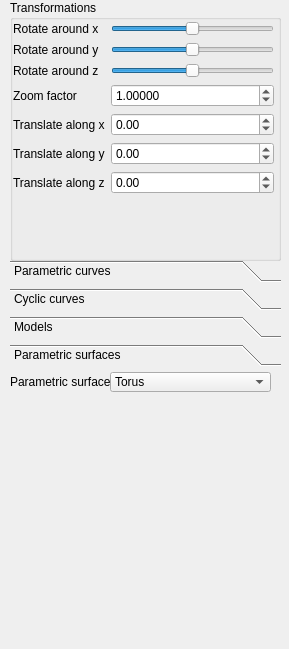
<?xml version="1.0" encoding="UTF-8"?>
<ui version="4.0">
 <class>SideWidget</class>
 <widget class="QWidget" name="SideWidget">
  <property name="geometry">
   <rect>
    <x>0</x>
    <y>0</y>
    <width>289</width>
    <height>649</height>
   </rect>
  </property>
  <property name="sizePolicy">
   <sizepolicy hsizetype="Fixed" vsizetype="Preferred">
    <horstretch>0</horstretch>
    <verstretch>0</verstretch>
   </sizepolicy>
  </property>
  <property name="minimumSize">
   <size>
    <width>269</width>
    <height>0</height>
   </size>
  </property>
  <property name="windowTitle">
   <string>Form</string>
  </property>
  <widget class="QGroupBox" name="groupBox">
   <property name="geometry">
    <rect>
     <x>10</x>
     <y>0</y>
     <width>271</width>
     <height>261</height>
    </rect>
   </property>
   <property name="title">
    <string>Transformations</string>
   </property>
   <widget class="QWidget" name="layoutWidget">
    <property name="geometry">
     <rect>
      <x>3</x>
      <y>21</y>
      <width>261</width>
      <height>230</height>
     </rect>
    </property>
    <layout class="QFormLayout" name="formLayout">
     <item row="0" column="0">
      <widget class="QLabel" name="label">
       <property name="text">
        <string>Rotate around x</string>
       </property>
       <property name="buddy">
        <cstring>rotate_x_slider</cstring>
       </property>
      </widget>
     </item>
     <item row="0" column="1">
      <widget class="QSlider" name="rotate_x_slider">
       <property name="minimum">
        <number>-180</number>
       </property>
       <property name="maximum">
        <number>180</number>
       </property>
       <property name="orientation">
        <enum>Qt::Horizontal</enum>
       </property>
      </widget>
     </item>
     <item row="1" column="0">
      <widget class="QLabel" name="label_2">
       <property name="text">
        <string>Rotate around y</string>
       </property>
       <property name="buddy">
        <cstring>rotate_y_slider</cstring>
       </property>
      </widget>
     </item>
     <item row="1" column="1">
      <widget class="QSlider" name="rotate_y_slider">
       <property name="minimum">
        <number>-180</number>
       </property>
       <property name="maximum">
        <number>180</number>
       </property>
       <property name="orientation">
        <enum>Qt::Horizontal</enum>
       </property>
      </widget>
     </item>
     <item row="2" column="0">
      <widget class="QLabel" name="label_3">
       <property name="text">
        <string>Rotate around z</string>
       </property>
       <property name="buddy">
        <cstring>rotate_z_slider</cstring>
       </property>
      </widget>
     </item>
     <item row="2" column="1">
      <widget class="QSlider" name="rotate_z_slider">
       <property name="minimum">
        <number>-180</number>
       </property>
       <property name="maximum">
        <number>180</number>
       </property>
       <property name="orientation">
        <enum>Qt::Horizontal</enum>
       </property>
      </widget>
     </item>
     <item row="3" column="0">
      <widget class="QLabel" name="label_4">
       <property name="text">
        <string>Zoom factor</string>
       </property>
       <property name="buddy">
        <cstring>zoom_factor_spin_box</cstring>
       </property>
      </widget>
     </item>
     <item row="3" column="1">
      <widget class="QDoubleSpinBox" name="zoom_factor_spin_box">
       <property name="toolTip">
        <string/>
       </property>
       <property name="decimals">
        <number>5</number>
       </property>
       <property name="minimum">
        <double>0.000100000000000</double>
       </property>
       <property name="maximum">
        <double>10000.000000000000000</double>
       </property>
       <property name="singleStep">
        <double>0.100000000000000</double>
       </property>
       <property name="value">
        <double>1.000000000000000</double>
       </property>
      </widget>
     </item>
     <item row="4" column="0">
      <widget class="QLabel" name="label_5">
       <property name="text">
        <string>Translate along x</string>
       </property>
       <property name="buddy">
        <cstring>trans_x_spin_box</cstring>
       </property>
      </widget>
     </item>
     <item row="4" column="1">
      <widget class="QDoubleSpinBox" name="trans_x_spin_box">
       <property name="minimum">
        <double>-100.000000000000000</double>
       </property>
       <property name="maximum">
        <double>100.000000000000000</double>
       </property>
       <property name="singleStep">
        <double>0.100000000000000</double>
       </property>
      </widget>
     </item>
     <item row="5" column="0">
      <widget class="QLabel" name="label_6">
       <property name="text">
        <string>Translate along y</string>
       </property>
       <property name="buddy">
        <cstring>trans_y_spin_box</cstring>
       </property>
      </widget>
     </item>
     <item row="5" column="1">
      <widget class="QDoubleSpinBox" name="trans_y_spin_box">
       <property name="minimum">
        <double>-100.000000000000000</double>
       </property>
       <property name="maximum">
        <double>100.000000000000000</double>
       </property>
       <property name="singleStep">
        <double>0.100000000000000</double>
       </property>
      </widget>
     </item>
     <item row="6" column="0">
      <widget class="QLabel" name="label_7">
       <property name="text">
        <string>Translate along z</string>
       </property>
       <property name="buddy">
        <cstring>trans_z_spin_box</cstring>
       </property>
      </widget>
     </item>
     <item row="6" column="1">
      <widget class="QDoubleSpinBox" name="trans_z_spin_box">
       <property name="minimum">
        <double>-100.000000000000000</double>
       </property>
       <property name="maximum">
        <double>100.000000000000000</double>
       </property>
       <property name="singleStep">
        <double>0.100000000000000</double>
       </property>
      </widget>
     </item>
    </layout>
   </widget>
  </widget>
  <widget class="QToolBox" name="toolBox">
   <property name="geometry">
    <rect>
     <x>10</x>
     <y>260</y>
     <width>271</width>
     <height>261</height>
    </rect>
   </property>
   <property name="currentIndex">
    <number>3</number>
   </property>
   <widget class="QWidget" name="page">
    <property name="geometry">
     <rect>
      <x>0</x>
      <y>0</y>
      <width>271</width>
      <height>153</height>
     </rect>
    </property>
    <attribute name="label">
     <string>Parametric curves</string>
    </attribute>
    <widget class="QWidget" name="layoutWidget">
     <property name="geometry">
      <rect>
       <x>0</x>
       <y>0</y>
       <width>271</width>
       <height>24</height>
      </rect>
     </property>
     <layout class="QFormLayout" name="formLayout_2">
      <item row="0" column="0">
       <widget class="QLabel" name="label_8">
        <property name="text">
         <string>Parametric curve</string>
        </property>
        <property name="buddy">
         <cstring>pc_combo</cstring>
        </property>
       </widget>
      </item>
      <item row="0" column="1">
       <widget class="QComboBox" name="pc_combo">
        <item>
         <property name="text">
          <string>Spiral on cone</string>
         </property>
        </item>
        <item>
         <property name="text">
          <string>Spiral</string>
         </property>
        </item>
        <item>
         <property name="text">
          <string>Helix</string>
         </property>
        </item>
        <item>
         <property name="text">
          <string>Ellipse</string>
         </property>
        </item>
        <item>
         <property name="text">
          <string>Cyclo</string>
         </property>
        </item>
        <item>
         <property name="text">
          <string>Torus</string>
         </property>
        </item>
       </widget>
      </item>
     </layout>
    </widget>
   </widget>
   <widget class="QWidget" name="page_2">
    <property name="geometry">
     <rect>
      <x>0</x>
      <y>0</y>
      <width>271</width>
      <height>153</height>
     </rect>
    </property>
    <attribute name="label">
     <string>Cyclic curves</string>
    </attribute>
    <widget class="QLabel" name="label_9">
     <property name="geometry">
      <rect>
       <x>0</x>
       <y>0</y>
       <width>81</width>
       <height>20</height>
      </rect>
     </property>
     <property name="text">
      <string>Cyclic curve</string>
     </property>
     <property name="buddy">
      <cstring>pc_combo</cstring>
     </property>
    </widget>
    <widget class="QPushButton" name="pushButton">
     <property name="geometry">
      <rect>
       <x>160</x>
       <y>0</y>
       <width>111</width>
       <height>23</height>
      </rect>
     </property>
     <property name="text">
      <string>Show Cyclic curve</string>
     </property>
    </widget>
   </widget>
   <widget class="QWidget" name="page_3">
    <property name="geometry">
     <rect>
      <x>0</x>
      <y>0</y>
      <width>271</width>
      <height>153</height>
     </rect>
    </property>
    <attribute name="label">
     <string>Models</string>
    </attribute>
   </widget>
   <widget class="QWidget" name="page_4">
    <attribute name="label">
     <string>Parametric surfaces</string>
    </attribute>
    <widget class="QComboBox" name="ps_combo">
     <property name="geometry">
      <rect>
       <x>100</x>
       <y>0</y>
       <width>161</width>
       <height>20</height>
      </rect>
     </property>
     <item>
      <property name="text">
       <string>Torus</string>
      </property>
     </item>
     <item>
      <property name="text">
       <string>Klein bottle</string>
      </property>
     </item>
     <item>
      <property name="text">
       <string>Helicoid</string>
      </property>
     </item>
     <item>
      <property name="text">
       <string>Hyperboloid</string>
      </property>
     </item>
     <item>
      <property name="text">
       <string>Sphere</string>
      </property>
     </item>
    </widget>
    <widget class="QLabel" name="label_10">
     <property name="geometry">
      <rect>
       <x>0</x>
       <y>0</y>
       <width>101</width>
       <height>20</height>
      </rect>
     </property>
     <property name="text">
      <string>Parametric surface</string>
     </property>
     <property name="buddy">
      <cstring>pc_combo</cstring>
     </property>
    </widget>
   </widget>
  </widget>
 </widget>
 <resources/>
 <connections/>
</ui>
